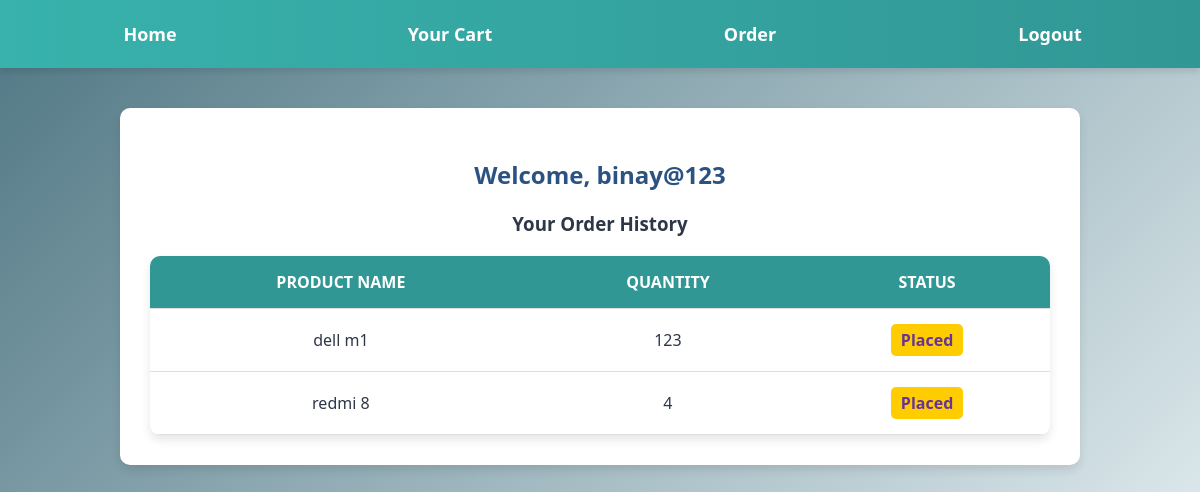
The page /order/order-history-page/3/ (signed in) on the database its author committed.
### my_order/models.py (models this page shows, shortened)
class Order(models.Model):
    STATUS_CHOICES = (
        ('Placed', 'Placed'),
        ('Shipped', 'Shipped'),
        ('Delivered', 'Delivered'),
    )
    user = models.ForeignKey(User, on_delete=models.CASCADE)
    product = models.ForeignKey(Product, on_delete=models.CASCADE)
    quantity = models.PositiveIntegerField(default=1)
    status = models.CharField(max_length=20, choices=STATUS_CHOICES, default='Placed')

### my_shop/models.py (models this page shows, shortened)
class Product(models.Model):
    name = models.CharField(max_length=100)
    description = models.TextField()
    price = models.DecimalField(max_digits=10, decimal_places=2)
    image = models.ImageField(upload_to='products/')
    category = models.ForeignKey(Category, on_delete=models.CASCADE)

### my_order/views.py (the view)
# urls.py: path('order-history-page/<int:user_id>/', views.order_history_page, name="order_history_page"),
@login_required(login_url='/account/signin/')
def order_history_page(request, user_id):
    user = User.objects.get(id=user_id)
    orders = Order.objects.filter(user_id=user_id)
    return render(request, "order_history_page.html" , {'orders' : orders , 'user' : user} )

### my_order/templates/order_history_page.html (shortened to what this page needs)
<!DOCTYPE html>
<html lang="en">
<head>
</head>
<body>
    {% include 'includes/navbar.html' %}
    <div class="container">
        <h2>Welcome, {{ user.username }}</h2>
        <h3>Your Order History</h3>
        {% if orders %}
            <table>
                <thead>
                    <tr>
                        <th>Product Name</th>
                        <th>Quantity</th>
                        <th>Status</th>
                    </tr>
                </thead>
                <tbody>
                    {% for order in orders %}
                        <tr>
                            <td data-label="Product">{{ order.product.name }}</td>
                            <td data-label="Quantity">{{ order.quantity }}</td>
                            <td data-label="Status">
                              <span class="status status-{{ order.status|lower }}">{{ order.status }}</span>
                            </td>
                        </tr>
                    {% endfor %}
                </tbody>
            </table>
        {% else %}
            <p>No orders found.</p>
        {% endif %}
    </div>
</body>
</html>

### my_order/templates/order_history_page.html (style rules this page uses)
body { margin: 0; font-family: 'Segoe UI', Tahoma, Geneva, Verdana, sans-serif; background: linear-gradient(135deg, #4f7784, #dbe7eb); color: #2d3748; padding: 0px; }
.container { max-width: 900px; margin: 40px auto; background: white; padding: 30px; border-radius: 10px; box-shadow: 0 5px 10px rgba(0, 0, 0, 0.1); text-align: center; }
h2 { color: #2c5282; }
table { width: 100%; border-collapse: collapse; margin-top: 20px; background: white; border-radius: 10px; overflow: hidden; box-shadow: 0 5px 10px rgba(0, 0, 0, 0.1); }
th, td { padding: 15px; text-align: center; border-bottom: 1px solid #ddd; }
th { background-color: #319795; color: white; text-transform: uppercase; }
.status { font-weight: bold; padding: 5px 10px; border-radius: 5px; display: inline-block; }
.status-placed { background-color: #ffcc00; color: #663399; }

### rows shown on the page
Order: product.name "dell m1", quantity "123", status "Placed"
Order: product.name "redmi 8", quantity "4", status "Placed"

### other values the page prints
{{ user.username }} "binay@123"
